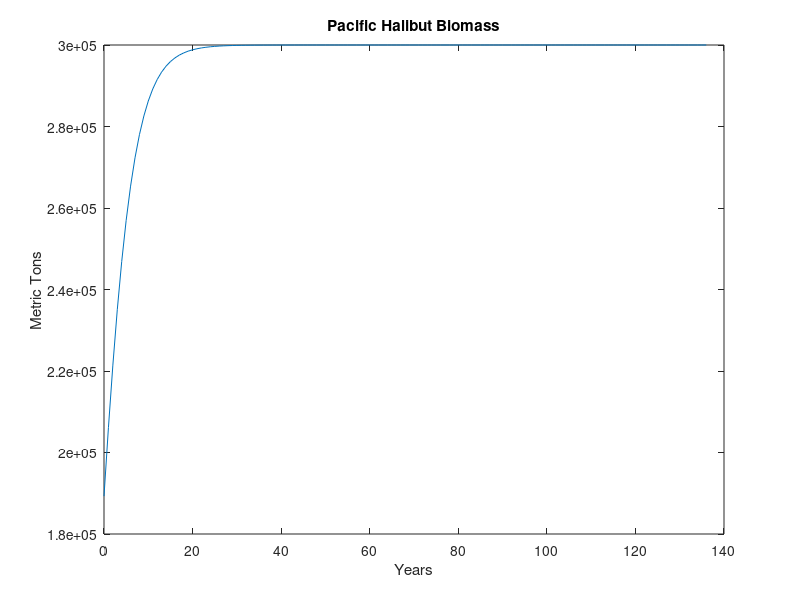
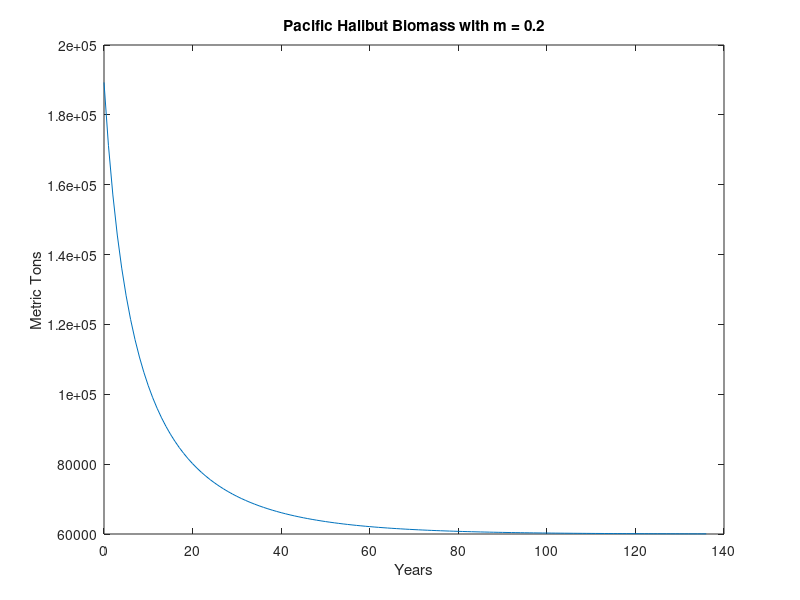
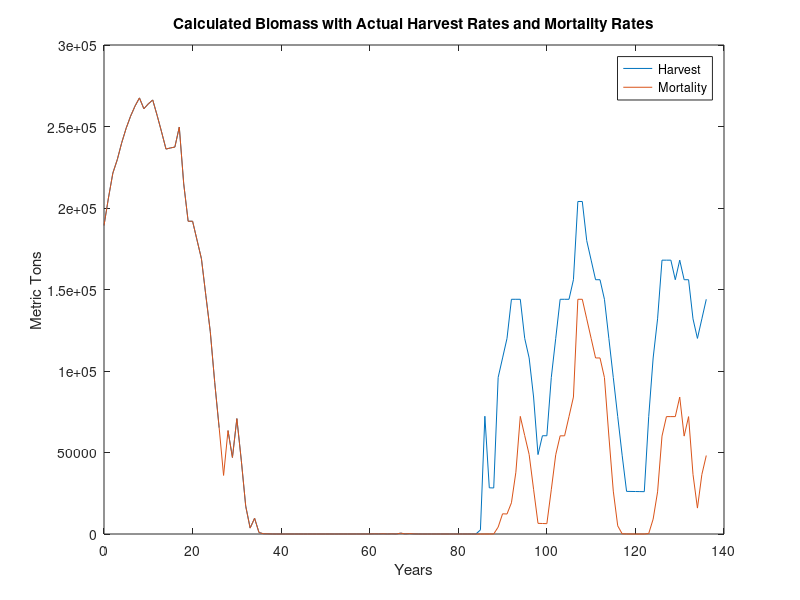
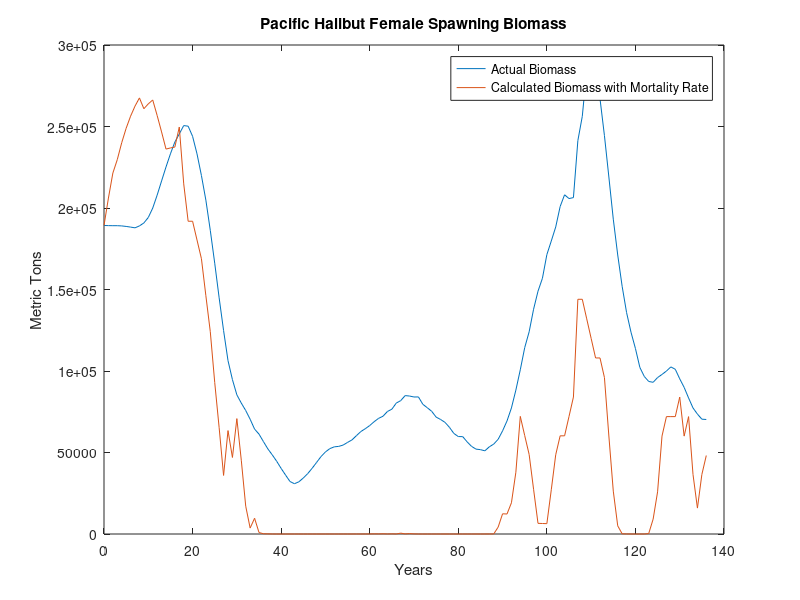

These charts were generated, in order, by the following MATLAB code:
K = 300000;
r = 0.25;
u_0 = 189284;
t = 0:136;
[rows, cols] = size(t);

u = zeros(1, cols);
u(1) = u_0;
for i = 2:cols
    u(i) = K / (1 + (exp(-1*r*t(i)) * (K/u_0 - 1)));
end

figure(1)
plot(t, u)
xlabel("Years")
ylabel("Metric Tons")
title("Pacific Halibut Biomass")

h = 0.12;
d = 0.08;
m = h + d;
u = zeros(1, cols);
u(1) = u_0;
for i = 2:cols
    u(i) = ((1 - m/r) * K) / (1 + (exp(-1*(r-m)*t(i)) * (K*(1 - m/r)/u_0 - 1)));
end

figure(2)
plot(t, u)
xlabel("Years")
ylabel("Metric Tons")
title("Pacific Halibut Biomass with m = 0.2")

u_harvest = zeros(1, cols);
u_harvest(1) = u_0;
h_actual = [0.00	0.00	0.00	0.01	0.01	0.01	0.01	0.01	0.01	0.02	0.02	0.02	0.03	0.04	0.05	0.05	0.05	0.04	0.07	0.09	0.09	0.10	0.11	0.13	0.15	0.18	0.21	0.25	0.21	0.23	0.20	0.23	0.28	0.34	0.30	0.38	0.43	0.44	0.49	0.56	0.61	0.71	0.70	0.65	0.63	0.62	0.55	0.53	0.51	0.47	0.45	0.44	0.45	0.44	0.42	0.43	0.42	0.40	0.43	0.39	0.38	0.36	0.37	0.35	0.38	0.35	0.40	0.32	0.36	0.33	0.35	0.38	0.41	0.41	0.45	0.45	0.39	0.42	0.43	0.41	0.37	0.44	0.44	0.39	0.37	0.28	0.19	0.23	0.23	0.17	0.16	0.15	0.13	0.13	0.13	0.15	0.16	0.18	0.21	0.20	0.20	0.17	0.15	0.13	0.13	0.13	0.12	0.08	0.08	0.10	0.11	0.12	0.12	0.13	0.15	0.17	0.19	0.21	0.23	0.23	0.23	0.23	0.23	0.19	0.16	0.14	0.11	0.11	0.11	0.12	0.11	0.12	0.12	0.14	0.15	0.14	0.13];
for i = 2:cols
    u_harvest(i) = ((1 - h_actual(i)/r) * K) / (1 + (exp(-1*(r-h_actual(i))*t(i)) * (K*(1 - h_actual(i)/r)/u_0 - 1)));
end

u_mortality = zeros(1, cols);
u_mortality(1) = u_0;
mortality_rates = [0.00	 0.00	0.00	0.01	0.01	0.01	0.01	0.01	0.01	0.02	0.02	0.02	0.03	0.04	0.05	0.05	0.05	0.04	0.07	0.09	0.09	0.10	0.11	0.13	0.15	0.18	0.21	0.25	0.21	0.23	0.20	0.23	0.28	0.34	0.30	0.38	0.43	0.44	0.49	0.56	0.61	0.71	0.70	0.65	0.63	0.62	0.55	0.53	0.51	0.47	0.45	0.44	0.45	0.44	0.42	0.43	0.42	0.40	0.43	0.39	0.38	0.36	0.37	0.35	0.38	0.35	0.40	0.32	0.36	0.33	0.35	0.38	0.41	0.41	0.50	0.51	0.49	0.56	0.55	0.53	0.48	0.56	0.57	0.56	0.54	0.43	0.36	0.34	0.34	0.27	0.25	0.25	0.24	0.22	0.19	0.20	0.21	0.23	0.26	0.26	0.26	0.23	0.21	0.20	0.20	0.19	0.18	0.13	0.13	0.14	0.15	0.16	0.16	0.17	0.20	0.23	0.26	0.30	0.31	0.33	0.34	0.34	0.34	0.29	0.25	0.23	0.20	0.19	0.19	0.19	0.18	0.20	0.19	0.22	0.24	0.22	0.21];
for i = 2:cols
    % Avoid division by 0 if mortality rate is same as growth rate
    if (mortality_rates(i) == r)
        mortality_rates(i) = mortality_rates(i) + 0.0001;
    end
    u_mortality(i) = ((1 - mortality_rates(i)/r) * K) / (1 + (exp(-1*(r-mortality_rates(i))*t(i)) * (K*(1 - mortality_rates(i)/r)/u_0 - 1)));
end

figure(3)
plot(t, u_harvest)
hold on
plot(t, u_mortality)
xlabel("Years")
ylabel("Metric Tons")
title("Calculated Biomass with Actual Harvest Rates and Mortality Rates")
legend("Harvest", "Mortality")

u_actual = [u_0	189193	189148	189148	189012	188694	188286	187832	189012	190826	194183	199943	207881	216590	225163	233237	240494	245439	250564	250201	243987	233237	219901	204842	186290	166151	144877	124829	106367	94710	85366	80331	75750	70397	64365	61280	56699	52208	48534	44588	40234	36151	32205	30844	32024	34337	37058	40324	43908	47491	50349	52390	53478	53751	54567	56200	57742	60328	62868	64592	66542	68901	70942	72257	75160	76566	80331	81828	84912	84640	84051	84096	79560	77474	75251	71713	70261	68492	65453	61689	59783	59738	56518	53751	52072	51755	51029	53478	55157	58105	63276	69354	77337	88269	100743	114351	124057	137892	148960	156897	171412	179759	188377	200896	208108	205795	206384	241356	256234	284584	287577	282724	267030	244441	219040	193139	171186	151953	135851	123785	113806	102194	96660	93576	93077	95980	97885	99972	102512	101060	95209	89947	83461	77337	73573	70443	70261];
figure(4)
plot(t, u_actual)
xlabel("Years")
ylabel("Metric Tons")
title("Pacific Halibut Female Spawning Biomass")
hold on
plot(t, u_mortality)
legend("Actual Biomass", "Calculated Biomass with Mortality Rate")

t = 0:20;
[rows, cols] = size(t);
K = 100000;

u_constant_low_h_predict = zeros(1, cols);
u_constant_low_h_predict(1) = u_actual(137);
h = 0.12;
m = h + d;
for i = 2:cols
    u_constant_low_h_predict(i) = ((1 - m/r) * K) / (1 + (exp(-1*(r-m)*t(i)) * (K*(1 - m/r)/u_constant_low_h_predict(1) - 1)));
end

figure(5)
plot(t, u_constant_low_h_predict)
xlabel("Years")
ylabel("Metric Tons")
title("Pacific Halibut Biomass Prediction")

u_constant_high_h_predict = zeros(1, cols);
u_constant_high_h_predict(1) = u_actual(137);
h = 0.62;
m = h + d;
for i = 2:cols
    u_constant_high_h_predict(i) = ((1 - m/r) * K) / (1 + (exp(-1*(r-m)*t(i)) * (K*(1 - m/r)/u_constant_high_h_predict(1) - 1)));
end

hold on
plot(t, u_constant_high_h_predict)

u_predict = zeros(1, cols);
u_predict(1) = u_actual(137);
h_low = 0.07;
h_high = 0.17;
for i = 2:cols
    m = d + (h_low + (h_high - h_low) * rand(1));
    u_predict(i) = ((1 - m/r) * K) / (1 + (exp(-1*(r-m)*t(i)) * (K*(1 - m/r)/u_predict(1) - 1)));
end

hold on
plot(t, u_predict)
legend("Constant h = 0.12", "Constant h = 0.62", "Random h")

biomass_threshold = 0.25*K;
u_not_below_threshold_predict = zeros(1, cols);
u_not_below_threshold_predict(1) = u_actual(137);
h = 0.62;
m = h + d;
for i = 2:cols
    u_not_below_threshold_predict(i) = ((1 - m/r) * K) / (1 + (exp(-1*(r-m)*t(i)) * (K*(1 - m/r)/u_not_below_threshold_predict(1) - 1)));
    while (u_not_below_threshold_predict(i) < biomass_threshold)
        h = h/2;
        m = h + d;
        u_not_below_threshold_predict(i) = ((1 - m/r) * K) / (1 + (exp(-1*(r-m)*t(i)) * (K*(1 - m/r)/u_not_below_threshold_predict(1) - 1)));    
    end
end

figure(6)
plot(t, u_constant_low_h_predict)
xlabel("Years")
ylabel("Metric Tons")
title("Pacific Halibut Biomass Prediction with Threshold")
hold on
plot(t, u_not_below_threshold_predict)
plot(t, u_predict)
legend("Constant h = 0.12", "Starting h = 0.62", "Random h")